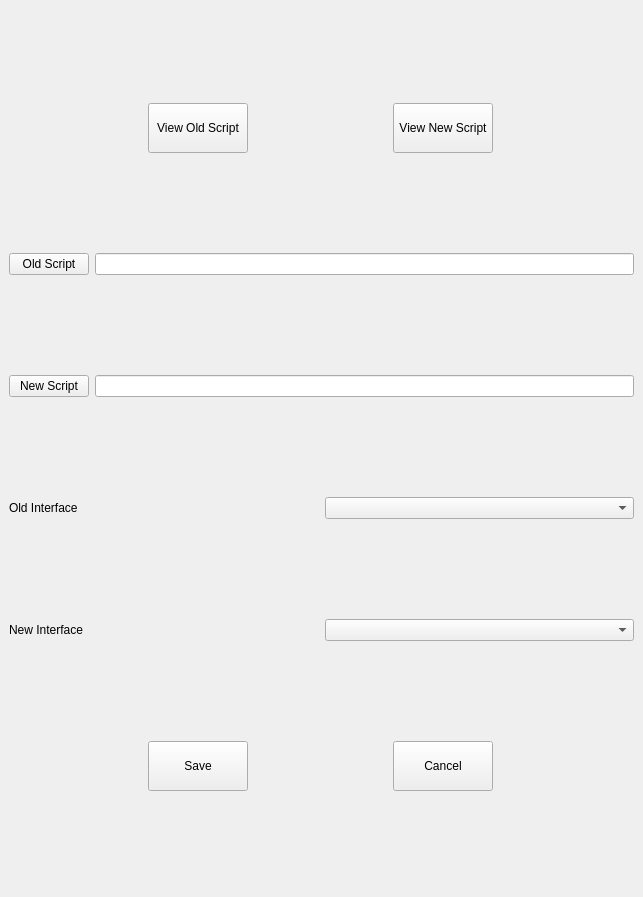
<?xml version="1.0" encoding="UTF-8"?>
<ui version="4.0">
 <class>MainWindow</class>
 <widget class="QMainWindow" name="MainWindow">
  <property name="geometry">
   <rect>
    <x>0</x>
    <y>0</y>
    <width>643</width>
    <height>897</height>
   </rect>
  </property>
  <property name="windowTitle">
   <string>MainWindow</string>
  </property>
  <widget class="QWidget" name="centralwidget">
   <layout class="QVBoxLayout" name="verticalLayout">
    <item>
     <layout class="QHBoxLayout" name="horizontalLayout_5">
      <item>
       <widget class="QPushButton" name="pushButton_7">
        <property name="maximumSize">
         <size>
          <width>100</width>
          <height>50</height>
         </size>
        </property>
        <property name="text">
         <string>View Old Script</string>
        </property>
       </widget>
      </item>
      <item>
       <widget class="QPushButton" name="pushButton_8">
        <property name="maximumSize">
         <size>
          <width>100</width>
          <height>50</height>
         </size>
        </property>
        <property name="text">
         <string>View New Script</string>
        </property>
       </widget>
      </item>
     </layout>
    </item>
    <item>
     <layout class="QVBoxLayout" name="verticalLayout_2">
      <item>
       <layout class="QHBoxLayout" name="horizontalLayout_6">
        <item>
         <widget class="QPushButton" name="pushButton_6">
          <property name="text">
           <string>Old Script</string>
          </property>
         </widget>
        </item>
        <item>
         <widget class="QLineEdit" name="lineEdit_6"/>
        </item>
       </layout>
      </item>
     </layout>
    </item>
    <item>
     <layout class="QHBoxLayout" name="horizontalLayout_3">
      <item>
       <widget class="QPushButton" name="pushButton_3">
        <property name="text">
         <string>New Script</string>
        </property>
       </widget>
      </item>
      <item>
       <widget class="QLineEdit" name="lineEdit_3"/>
      </item>
     </layout>
    </item>
    <item>
     <layout class="QHBoxLayout" name="horizontalLayout_8">
      <item>
       <widget class="QLabel" name="label">
        <property name="text">
         <string>Old Interface</string>
        </property>
       </widget>
      </item>
      <item>
       <widget class="QComboBox" name="comboBox"/>
      </item>
     </layout>
    </item>
    <item>
     <layout class="QHBoxLayout" name="horizontalLayout_4">
      <item>
       <widget class="QLabel" name="label_2">
        <property name="text">
         <string>New Interface</string>
        </property>
       </widget>
      </item>
      <item>
       <widget class="QComboBox" name="comboBox_2"/>
      </item>
     </layout>
    </item>
    <item>
     <layout class="QHBoxLayout" name="horizontalLayout">
      <item>
       <widget class="QPushButton" name="pushButton">
        <property name="maximumSize">
         <size>
          <width>100</width>
          <height>50</height>
         </size>
        </property>
        <property name="text">
         <string>Save</string>
        </property>
       </widget>
      </item>
      <item>
       <widget class="QPushButton" name="pushButton_2">
        <property name="maximumSize">
         <size>
          <width>100</width>
          <height>50</height>
         </size>
        </property>
        <property name="text">
         <string>Cancel</string>
        </property>
       </widget>
      </item>
     </layout>
    </item>
   </layout>
  </widget>
  <action name="actionUpdate">
   <property name="text">
    <string>Update</string>
   </property>
  </action>
  <action name="actionOpen">
   <property name="text">
    <string>Open</string>
   </property>
  </action>
  <action name="actionSave">
   <property name="text">
    <string>Save</string>
   </property>
  </action>
  <action name="actionClose">
   <property name="text">
    <string>Close</string>
   </property>
  </action>
  <action name="actionRun_Script">
   <property name="text">
    <string>Run Script</string>
   </property>
  </action>
  <action name="actionUpdate_Image_Scripter_2">
   <property name="text">
    <string>Update Image Scripter 2</string>
   </property>
  </action>
  <action name="actionSave_As">
   <property name="text">
    <string>Save As</string>
   </property>
  </action>
  <action name="actionRefresh">
   <property name="text">
    <string>Refresh</string>
   </property>
  </action>
 </widget>
 <resources/>
 <connections/>
</ui>
